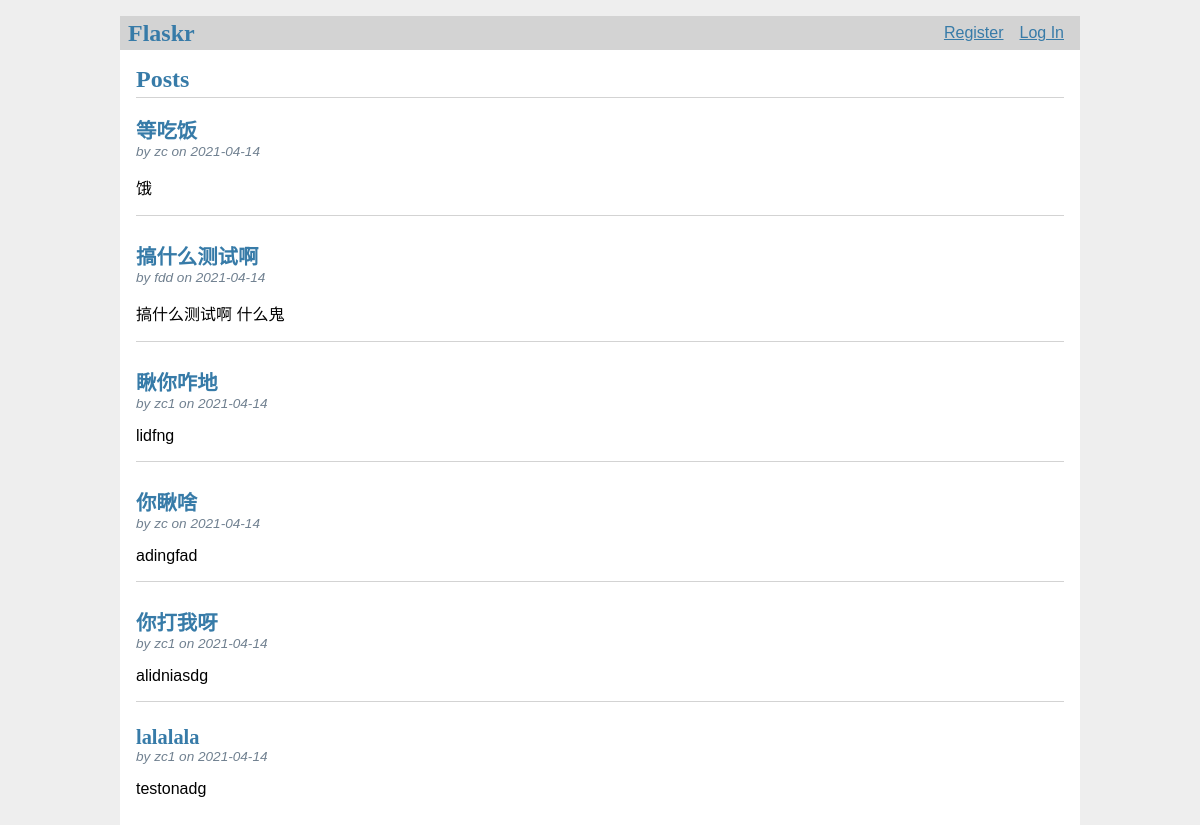
The page / on the database its author committed.
### tables this page shows
CREATE TABLE post (
  id INTEGER PRIMARY KEY AUTOINCREMENT,
  author_id INTEGER NOT NULL,
  created TIMESTAMP NOT NULL DEFAULT CURRENT_TIMESTAMP,
  title TEXT NOT NULL,
  body TEXT NOT NULL,
  FOREIGN KEY (author_id) REFERENCES user (id)
);

CREATE TABLE user (
  id INTEGER PRIMARY KEY AUTOINCREMENT,
  username TEXT UNIQUE NOT NULL,
  password TEXT NOT NULL
);

### flaskr/blog.py (the view)
@bp.route('/')
def index():
    db = get_db()
    posts = db.execute(
        'SELECT p.id, title, body, created, author_id, username'
        ' FROM post p JOIN user u ON p.author_id = u.id'
        ' ORDER BY created DESC'
    ).fetchall()
    return render_template('blog/index.html', posts=posts)

### flaskr/auth.py (called while the page is built)
@bp.before_app_request
def load_logged_in_user():
    user_id = session.get('user_id')
    if user_id is None:
        g.user = None
    else:
        g.user = get_db().execute(
            'SELECT * FROM user WHERE id = ?', (user_id,)
        ).fetchone()

### flaskr/db.py (called while the page is built)
def get_db():
    if 'db' not in g:
        g.db = sqlite3.connect(
            current_app.config['DATABASE'],
            detect_types=sqlite3.PARSE_DECLTYPES
        )
        g.db.row_factory = sqlite3.Row
    return g.db

### flaskr/templates/blog/index.html (shortened to what this page needs)
{% extends 'base.html' %}
{% block header %}
  <h1>{% block title %}Posts{% endblock %}</h1>
{% endblock %}
{% block content %}
  {% for post in posts %}
    <article class="post">
      <header>
        <div>
          <h1>{{ post['title'] }}</h1>
          <div class="about">by {{ post['username'] }} on {{ post['created'].strftime('%Y-%m-%d') }}</div>
        </div>
      </header>
      <p class="body">{{ post['body'] }}</p>
    </article>
    {% if not loop.last %}
      <hr>
    {% endif %}
  {% endfor %}
{% endblock %}

### flaskr/templates/base.html (shortened to what this page needs)
<!doctype html>
<link rel="stylesheet" href="{{ url_for('static', filename='style.css') }}">
<nav>
  <h1>Flaskr</h1>
  <ul>
    {% if g.user %}
      <li><span>{{ g.user['username'] }}</span>
      <li><a href="{{ url_for('auth.logout') }}">Log Out</a>
    {% else %}
      <li><a href="{{ url_for('auth.register') }}">Register</a>
      <li><a href="{{ url_for('auth.login') }}">Log In</a>
    {% endif %}
  </ul>
</nav>
<section class="content">
  <header>
    {% block header %}{% endblock %}
  </header>
  {% block content %}{% endblock %}
</section>

### flaskr/static/style.css (style rules this page uses)
h1 { font-family: serif; color: #377ba8; margin: 1rem 0; }
a { color: #377ba8; }
hr { border: none; border-top: 1px solid lightgray; }
nav { background: lightgray; display: flex; align-items: center; padding: 0 0.5rem; }
nav h1 { flex: auto; margin: 0; }
nav ul { display: flex; list-style: none; margin: 0; padding: 0; }
nav ul li a, nav ul li span, header .action { display: block; padding: 0.5rem; }
.content { padding: 0 1rem 1rem; }
.content>header { border-bottom: 1px solid lightgray; display: flex; align-items: flex-end; }
.content>header h1 { flex: auto; margin: 1rem 0 0.25rem 0; }
.post>header { display: flex; align-items: flex-end; font-size: 0.85em; }
.post>header>div:first-of-type { flex: auto; }
.post>header h1 { font-size: 1.5em; margin-bottom: 0; }
.post .about { color: slategray; font-style: italic; }
.post .body { white-space: pre-line; }
.content:last-child { margin-bottom: 0; }

### rows shown on the page
post: title "等吃饭", username "zc", created "2021-04-14", body "饿"
post: title "搞什么测试啊", username "fdd", created "2021-04-14", body "搞什么测试啊 什么鬼"
post: title "瞅你咋地", username "zc1", created "2021-04-14", body "lidfng"
post: title "你瞅啥", username "zc", created "2021-04-14", body "adingfad"
post: title "你打我呀", username "zc1", created "2021-04-14", body "alidniasdg"
post: title "lalalala", username "zc1", created "2021-04-14", body "testonadg"
